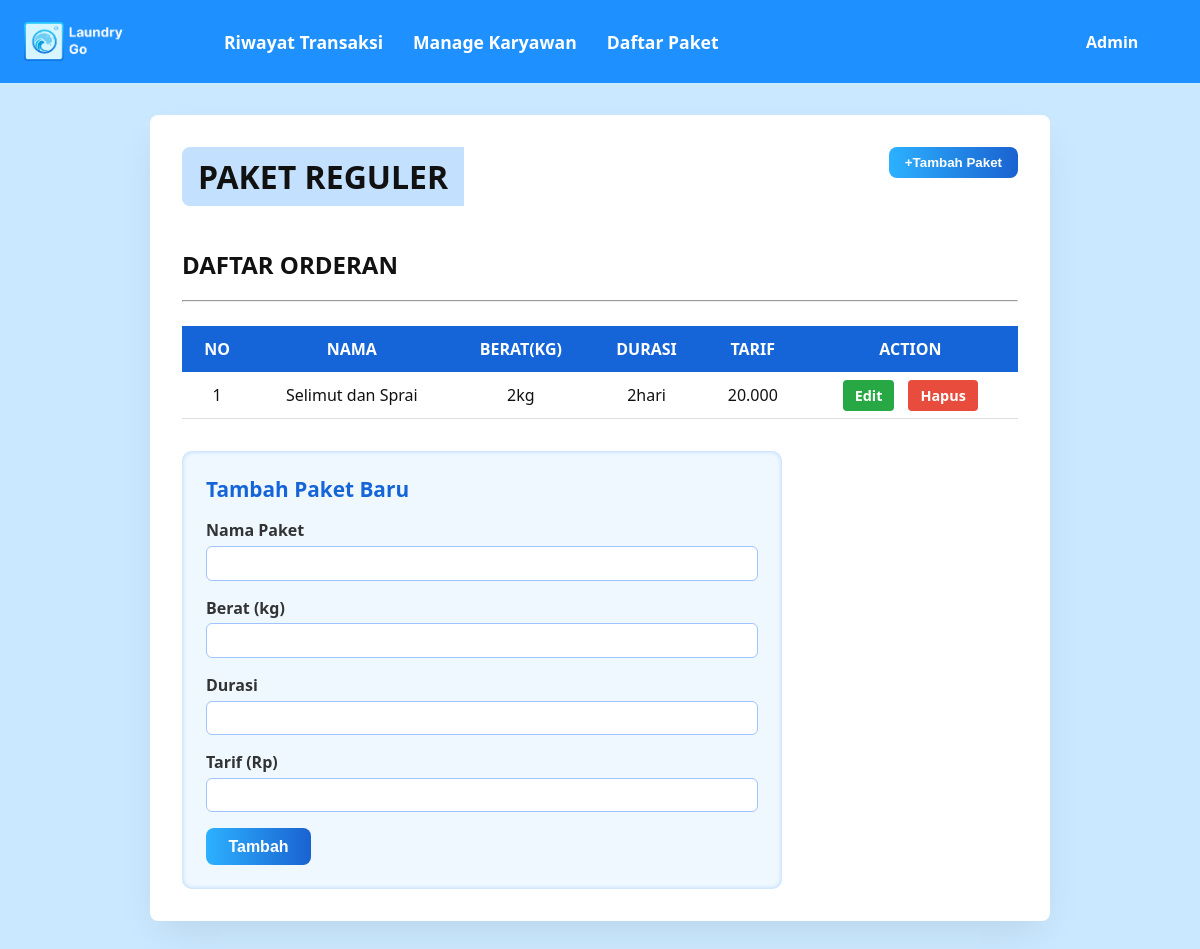
The app's page /paketreguler.php with its own data.
### tables this page shows
CREATE TABLE `paket` (
  `id` int(11) NOT NULL,
  `nama` varchar(100) NOT NULL,
  `berat` varchar(50) NOT NULL,
  `durasi` varchar(50) NOT NULL,
  `tarif` int(11) NOT NULL
);

### paketreguler.php (the view, shortened to what this page needs)
<?php
$host = 'localhost';
$user = 'root';
$pass = '';
$dbname = 'laundrygo';
$conn = new mysqli($host, $user, $pass);
$conn->query("CREATE DATABASE IF NOT EXISTS $dbname");
$conn->select_db($dbname);
$conn->query(
    "CREATE TABLE IF NOT EXISTS paket (
        id INT AUTO_INCREMENT PRIMARY KEY,
        nama VARCHAR(100) NOT NULL,
        berat VARCHAR(50) NOT NULL,
        durasi VARCHAR(50) NOT NULL,
        tarif INT NOT NULL
    )"
);
$paket_list = [];
$result = $conn->query("SELECT * FROM paket ORDER BY id ASC");
while ($row = $result->fetch_assoc()) {
    $paket_list[] = $row;
}
$edit_data = null;
?>
<!DOCTYPE html>
<html lang="id">
<head>
    <link rel="stylesheet" href="packetturbo.css">
    <link rel="stylesheet" href="header.css">
</head>
<body>
<?php include 'header.php'; ?>
<main>
    <h1>PAKET REGULER</h1>
    <button class="btn-add" onclick="scrollToForm()">+Tambah Paket</button>
    <section>
        <h2>DAFTAR ORDERAN</h2>
        <hr />
        <table>
            <thead>
                <tr>
                    <th>NO</th>
                    <th>NAMA</th>
                    <th>BERAT(KG)</th>
                    <th>DURASI</th>
                    <th>TARIF</th>
                    <th>ACTION</th>
                </tr>
            </thead>
            <tbody>
            <?php if ($paket_list): ?>
                <?php foreach ($paket_list as $index => $paket): ?>
                <tr>
                    <td><?= $index + 1 ?></td>
                    <td><?= htmlspecialchars($paket['nama']) ?></td>
                    <td><?= htmlspecialchars($paket['berat']) ?></td>
                    <td><?= htmlspecialchars($paket['durasi']) ?></td>
                    <td><?= number_format($paket['tarif'], 0, ',', '.') ?></td>
                    <td>
                        <a class="action-btn btn-edit" href="?edit=<?= $paket['id'] ?>" aria-label="Edit paket <?= htmlspecialchars($paket['nama']) ?>">Edit</a>
                        <a class="action-btn btn-delete" href="#" onclick="showModal('<?= $paket['id'] ?>', '<?= htmlspecialchars($paket['nama']) ?>'); return false;" aria-label="Hapus paket <?= htmlspecialchars($paket['nama']) ?>">Hapus</a>
                    </td>
                </tr>
                <?php endforeach; ?>
            <?php else: ?>
                <tr><td colspan="6" style="text-align:center;">Belum ada data</td></tr>
            <?php endif; ?>
            </tbody>
        </table>
    </section>
    <section id="form-section">
        <form method="post">
            <h2><?= $edit_data ? "Edit Paket" : "Tambah Paket Baru" ?></h2>
            <label>Nama Paket</label>
            <input type="text" name="nama" required value="<?= $edit_data['nama'] ?? '' ?>">
            <label>Berat (kg)</label>
            <input type="text" name="berat" required value="<?= $edit_data['berat'] ?? '' ?>">
            <label>Durasi</label>
            <input type="text" name="durasi" required value="<?= $edit_data['durasi'] ?? '' ?>">
            <label>Tarif (Rp)</label>
            <input type="number" name="tarif" required value="<?= $edit_data['tarif'] ?? '' ?>">
            <button type="submit"><?= $edit_data ? "Update" : "Tambah" ?></button>
        </form>
    </section>
</main>
</body>
</html>

### packetturbo.css (style rules this page uses)
* { box-sizing: border-box; }
body { margin: 0; font-family: 'Segoe UI', Tahoma, Geneva, Verdana, sans-serif; background-color: #cae8ff; color: #111; }
a { text-decoration: none; color: inherit; cursor: pointer; }
main { max-width: 900px; margin: 2rem auto; background: #fff; padding: 2rem; border-radius: 8px; box-shadow: 0 15px 40px -10px rgb(0 0 0 / 0.1); }
main h1 { margin-top: 0; font-size: 2rem; font-weight: 700; background: #c3e1ff; padding: 0.5rem 1rem; border-radius: 8px 0 0 8px; display: inline-block; }
.btn-add { float: right; background: linear-gradient(90deg,#2cb1ff,#1a62d0); color: white; font-weight: 600; border: none; padding: 0.5rem 1rem; border-radius: 8px; cursor: pointer; transition: background-color 0.3s ease; text-align: center; }
table { width: 100%; border-collapse: collapse; margin-top: 1.5rem; }
table thead th { background: #1565d8; color: white; font-weight: 600; padding: 0.75rem 1rem; text-align: center; }
table tbody td { padding: 0.75rem 1rem; text-align: center; border-bottom: 1px solid #ddd; }
.action-btn { border: none; padding: 0.4rem 0.75rem; color: white; cursor: pointer; font-size: 0.9rem; border-radius: 4px; transition: background-color 0.3s ease; margin-left: 0.3rem; }
.btn-edit { background-color: #28a745; }
.btn-delete { background-color: #dc3545; }
form { margin-top: 2rem; max-width: 600px; background-color: #f0f8ff; padding: 1.5rem; border-radius: 10px; box-shadow: inset 0 0 5px #a9d0ff; }
form h2 { margin-top: 0; margin-bottom: 1rem; color: #1565d8; font-weight: 700; font-size: 1.3rem; }
form label { display: block; margin-bottom: 0.3rem; font-weight: 600; color: #333; }
form input[type="text"], form input[type="number"] { width: 100%; padding: 0.45rem 0.5rem; margin-bottom: 1rem; border: 1.5px solid #a0c4ff; border-radius: 6px; font-size: 1rem; transition: border-color 0.3s ease; }
form button { background: linear-gradient(90deg,#2cb1ff,#1a62d0); color: white; border: none; padding: 0.6rem 1.4rem; font-weight: 600; border-radius: 8px; cursor: pointer; font-size: 1rem; transition: background-color 0.3s ease; }
.action-btn { padding: 6px 12px; border-radius: 4px; font-size: 0.9rem; font-weight: bold; text-decoration: none; margin-right: 5px; }

### paketreguler.php (style rules this page uses)
.btn-delete { background-color: #e74c3c; color: white; }

### records on screen
paket: nama "Selimut dan Sprai", berat "2kg", durasi "2hari", tarif "20.000"
